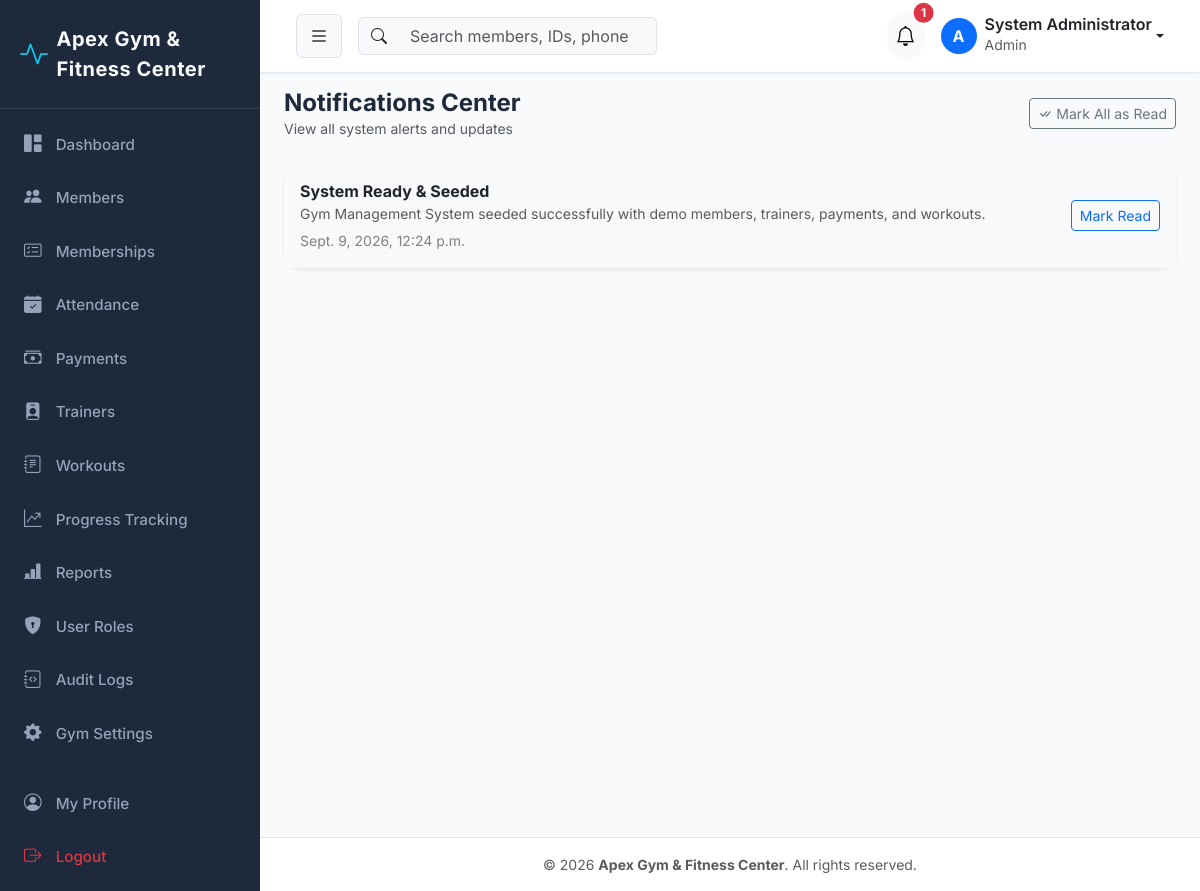
/notifications/ (signed in), run on the app's committed database.
### gym_settings/models.py (models this page shows, shortened)
class GymSetting(models.Model):
    name = models.CharField(max_length=150, default='Apex Gym & Fitness Center')
    logo = models.ImageField(upload_to='gym_logo/', blank=True, null=True)
    address = models.TextField(default='123 Fitness Avenue, Tech District, City Center')
    phone = models.CharField(max_length=20, default='+1 (555) 019-2834')
    email = models.EmailField(default='contact@apexgym.com')
    opening_time = models.TimeField(default=time(6, 0))
    closing_time = models.TimeField(default=time(22, 0))
    currency = models.CharField(max_length=10, default='₹')
    tax_percentage = models.DecimalField(max_digits=5, decimal_places=2, default=18.00)
    updated_at = models.DateTimeField(auto_now=True)
    @classmethod
    def get_settings(cls):
        obj, created = cls.objects.get_or_create(pk=1)
        return obj

### accounts/models.py (models this page shows, shortened)
class User(AbstractUser):
    class Role(models.TextChoices):
        ADMIN = 'ADMIN', 'Admin'
        STAFF = 'STAFF', 'Staff'
        TRAINER = 'TRAINER', 'Trainer'
        MEMBER = 'MEMBER', 'Member'
    role = models.CharField(
        max_length=20,
        choices=Role.choices,
        default=Role.MEMBER,
        help_text='Role for role-based access control'
    )
    phone = models.CharField(max_length=20, blank=True, null=True)
    profile_picture = models.ImageField(upload_to='profiles/', blank=True, null=True)
    created_at = models.DateTimeField(auto_now_add=True)
    updated_at = models.DateTimeField(auto_now=True)
    @property
    def is_admin(self):
        return self.role == self.Role.ADMIN or self.is_superuser
    def get_full_name_or_username(self):
        full = f"{self.first_name} {self.last_name}".strip()
        return full if full else self.username

### notifications/models.py (models this page shows, shortened)
class Notification(models.Model):
    user = models.ForeignKey(
        settings.AUTH_USER_MODEL,
        on_delete=models.CASCADE,
        related_name='notifications'
    )
    title = models.CharField(max_length=150)
    message = models.TextField()
    notification_type = models.CharField(max_length=50, default='SYSTEM')
    is_read = models.BooleanField(default=False)
    created_at = models.DateTimeField(auto_now_add=True)
    class Meta:
        ordering = ['-created_at']

### notifications/views.py (the view)
# urls.py: path('', views.notification_list_view, name='list'),
@login_required
def notification_list_view(request):
    notifications = Notification.objects.filter(user=request.user)
    return render(request, 'notifications/notification_list.html', {'notifications': notifications})

### notifications/context_processors.py (called while the page is built)
def user_notifications(request):
    if request.user.is_authenticated:
        unread = Notification.objects.filter(user=request.user, is_read=False)[:5]
        unread_count = Notification.objects.filter(user=request.user, is_read=False).count()
        return {
            'navbar_notifications': unread,
            'unread_notifications_count': unread_count
        }
    return {
        'navbar_notifications': [],
        'unread_notifications_count': 0
    }

### templates/notifications/notification_list.html (shortened to what this page needs)
{% extends "base.html" %}
{% block content %}
<div class="d-flex justify-content-between align-items-center mb-4">
    <div>
        <h4 class="fw-bold mb-0">Notifications Center</h4>
        <p class="text-muted small mb-0">View all system alerts and updates</p>
    </div>
    <a href="{% url 'notifications:mark_all_read' %}" class="btn btn-outline-secondary btn-sm"><i class="bi bi-check-all me-1"></i>Mark All as Read</a>
</div>
<div class="card border-0 shadow-sm rounded-4">
    <div class="card-body p-0">
        <ul class="list-group list-group-flush">
            {% for n in notifications %}
            <li class="list-group-item p-3 d-flex justify-content-between align-items-center {% if not n.is_read %}bg-light{% endif %}">
                <div>
                    <div class="fw-bold text-dark">{{ n.title }}</div>
                    <p class="text-muted small mb-1">{{ n.message }}</p>
                    <small class="text-muted opacity-75">{{ n.created_at }}</small>
                </div>
                <div>
                    {% if not n.is_read %}
                    <a href="{% url 'notifications:mark_as_read' n.pk %}" class="btn btn-sm btn-outline-primary">Mark Read</a>
                    {% else %}
                    <span class="badge bg-secondary">Read</span>
                    {% endif %}
                </div>
            </li>
            {% empty %}
            <li class="list-group-item text-center py-5 text-muted">No notifications found.</li>
            {% endfor %}
        </ul>
    </div>
</div>
{% endblock %}

### templates/base.html (shortened to what this page needs)
<!DOCTYPE html>
<html lang="en">
<head>
    <link href="https://cdn.jsdelivr.net/npm/bootstrap@5.3.2/dist/css/bootstrap.min.css" rel="stylesheet">
    <link href="https://cdn.jsdelivr.net/npm/bootstrap-icons@1.11.1/font/bootstrap-icons.css" rel="stylesheet">
    {% load static %}
    <link rel="stylesheet" href="{% static 'css/custom.css' %}">
</head>
<body>
    <div id="wrapper">
        {% if user.is_authenticated %}
        <aside id="sidebar-wrapper">
            <div class="sidebar-heading d-flex align-items-center">
                <i class="bi bi-activity text-info me-2 fs-3"></i>
                <span class="fw-bold">{{ gym_info.name|default:"Apex Fitness" }}</span>
            </div>
            <div class="list-group list-group-flush py-2">
                <a href="{% url 'dashboard:index' %}" class="list-group-item {% if request.resolver_match.app_name == 'dashboard' %}active{% endif %}">
                    <i class="bi bi-grid-1x2-fill"></i> Dashboard
                </a>
                {% if user.is_admin or user.is_staff_user %}
                <a href="{% url 'members:list' %}" class="list-group-item {% if request.resolver_match.app_name == 'members' %}active{% endif %}">
                    <i class="bi bi-people-fill"></i> Members
                </a>
                <a href="{% url 'memberships:subscription_list' %}" class="list-group-item {% if request.resolver_match.app_name == 'memberships' %}active{% endif %}">
                    <i class="bi bi-card-checklist"></i> Memberships
                </a>
                <a href="{% url 'attendance:list' %}" class="list-group-item {% if request.resolver_match.app_name == 'attendance' %}active{% endif %}">
                    <i class="bi bi-calendar-check-fill"></i> Attendance
                </a>
                <a href="{% url 'payments:list' %}" class="list-group-item {% if request.resolver_match.app_name == 'payments' %}active{% endif %}">
                    <i class="bi bi-cash-stack"></i> Payments
                </a>
                <a href="{% url 'trainers:list' %}" class="list-group-item {% if request.resolver_match.app_name == 'trainers' %}active{% endif %}">
                    <i class="bi bi-person-badge-fill"></i> Trainers
                </a>
                {% endif %}
                <a href="{% url 'workouts:list' %}" class="list-group-item {% if request.resolver_match.app_name == 'workouts' and request.resolver_match.url_name != 'progress' %}active{% endif %}">
                    <i class="bi bi-journal-text"></i> Workouts
                </a>
                <a href="{% url 'workouts:progress' %}" class="list-group-item {% if request.resolver_match.url_name == 'progress' %}active{% endif %}">
                    <i class="bi bi-graph-up-arrow"></i> Progress Tracking
                </a>
                {% if user.is_admin or user.is_staff_user %}
                <a href="{% url 'reports:index' %}" class="list-group-item {% if request.resolver_match.app_name == 'reports' %}active{% endif %}">
                    <i class="bi bi-bar-chart-line-fill"></i> Reports
                </a>
                {% endif %}
                {% if user.is_admin %}
                <a href="{% url 'accounts:user_list' %}" class="list-group-item {% if request.resolver_match.url_name == 'user_list' %}active{% endif %}">
                    <i class="bi bi-shield-lock-fill"></i> User Roles
                </a>
                <a href="{% url 'audit_logs:list' %}" class="list-group-item {% if request.resolver_match.app_name == 'audit_logs' %}active{% endif %}">
                    <i class="bi bi-journal-code"></i> Audit Logs
                </a>
                <a href="{% url 'gym_settings:index' %}" class="list-group-item {% if request.resolver_match.app_name == 'gym_settings' %}active{% endif %}">
                    <i class="bi bi-gear-fill"></i> Gym Settings
                </a>
                {% endif %}
                <a href="{% url 'accounts:profile' %}" class="list-group-item mt-3 {% if request.resolver_match.url_name == 'profile' %}active{% endif %}">
                    <i class="bi bi-person-circle"></i> My Profile
                </a>
                <a href="{% url 'accounts:logout' %}" class="list-group-item text-danger">
                    <i class="bi bi-box-arrow-right"></i> Logout
                </a>
            </div>
        </aside>
        {% endif %}
        <div id="page-content-wrapper">
            {% if user.is_authenticated %}
            <nav class="navbar navbar-expand-lg top-navbar">
                <div class="container-fluid">
                    <button class="btn btn-light border" id="sidebarToggle">
                        <i class="bi bi-list fs-5"></i>
                    </button>
                    <form class="d-none d-md-flex ms-3 me-auto" action="{% url 'members:list' %}" method="GET">
                        <div class="input-group">
                            <span class="input-group-text bg-light border-end-0"><i class="bi bi-search"></i></span>
                            <input class="form-control bg-light border-start-0" type="search" name="q" placeholder="Search members, IDs, phone..." aria-label="Search">
                        </div>
                    </form>
                    <div class="d-flex align-items-center ms-auto">
                        <div class="dropdown me-3">
                            <button class="btn btn-light position-relative rounded-circle p-2" type="button" data-bs-toggle="dropdown">
                                <i class="bi bi-bell fs-5"></i>
                                {% if unread_notifications_count > 0 %}
                                <span class="position-absolute top-0 start-100 translate-middle badge rounded-pill bg-danger">
                                    {{ unread_notifications_count }}
                                </span>
                                {% endif %}
                            </button>
                        </div>
                        <div class="dropdown">
                            <a class="d-flex align-items-center text-decoration-none dropdown-toggle text-dark" href="#" data-bs-toggle="dropdown">
                                <div class="bg-primary text-white rounded-circle d-flex align-items-center justify-content-center me-2 fw-bold" style="width: 36px; height: 36px;">
                                    {{ user.username|slice:":1"|upper }}
                                </div>
                                <div class="d-none d-sm-block text-start">
                                    <div class="fw-semibold lh-1">{{ user.get_full_name_or_username }}</div>
                                    <small class="text-muted">{{ user.get_role_display }}</small>
                                </div>
                            </a>
                        </div>
                    </div>
                </div>
            </nav>
            {% endif %}
            <div class="container-fluid pt-3 px-4">
                {% block content %}{% endblock %}
            </div>
            <footer class="mt-auto py-3 bg-white border-top text-center text-muted small">
                <div class="container">
                    &copy; {% now "Y" %} <strong>{{ gym_info.name|default:"Apex Gym & Fitness Center" }}</strong>. All rights reserved.
                </div>
            </footer>
        </div>
    </div>
</body>
</html>

### static/css/custom.css (style rules this page uses)
:root { --primary-color: #4f46e5; --primary-hover: #4338ca; --secondary-color: #06b6d4; --dark-bg: #0f172a; --sidebar-bg: #1e293b; --card-bg: #ffffff; --text-primary: #1e293b; --text-muted: #64748b; --accent-success: #10b981; --accent-warning: #f59e0b; --accent-danger: #ef4444; --border-color: #e2e8f0; }
body { font-family: 'Inter', system-ui, -apple-system, sans-serif; background-color: #f8fafc; color: var(--text-primary); overflow-x: hidden; }
#wrapper { display: flex; width: 100%; align-items: stretch; min-height: 100vh; }
#sidebar-wrapper { min-width: 260px; max-width: 260px; background-color: var(--sidebar-bg); color: #f8fafc; transition: all 0.3s ease; z-index: 1000; }
#sidebar-wrapper .sidebar-heading { padding: 1.5rem 1.25rem; font-size: 1.25rem; font-weight: 700; letter-spacing: 0.5px; border-bottom: 1px solid rgba(255, 255, 255, 0.1); }
#sidebar-wrapper .list-group-item { background-color: transparent; color: #94a3b8; border: none; padding: 0.85rem 1.25rem; font-size: 0.95rem; font-weight: 500; border-left: 4px solid transparent; transition: all 0.2s ease; }
#sidebar-wrapper .list-group-item i { width: 24px; font-size: 1.1rem; margin-right: 10px; }
#page-content-wrapper { width: 100%; flex: 1; display: flex; flex-direction: column; }
.top-navbar { background-color: #ffffff; border-bottom: 1px solid var(--border-color); padding: 0.75rem 1.5rem; box-shadow: 0 1px 3px 0 rgba(0, 0, 0, 0.05); }

### data on the page
GymSetting: name "Apex Gym & Fitness Center"
User: username "A", get_full_name_or_username "System Administrator", role "Admin"
Notification: title "System Ready & Seeded", message "Gym Management System seeded successfully with demo members, trainers, payments, and workouts.", created_at "Sept. 9, 2026, 12:24 p.m.", is_read "Mark Read"

### other printed values
{{ unread_notifications_count }} "1"
